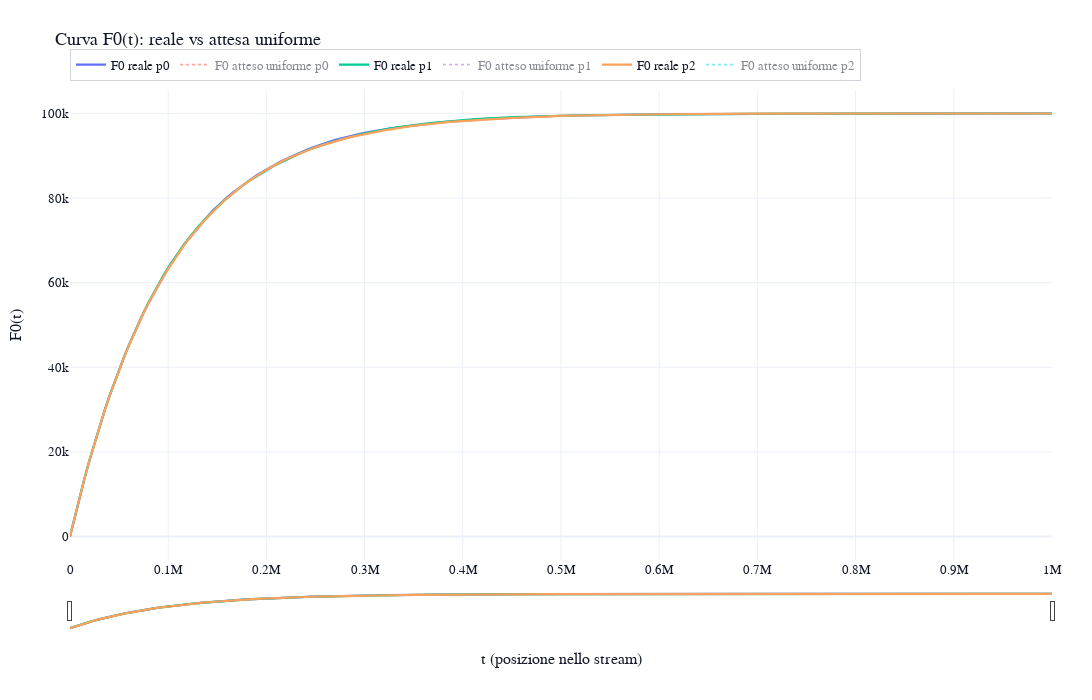
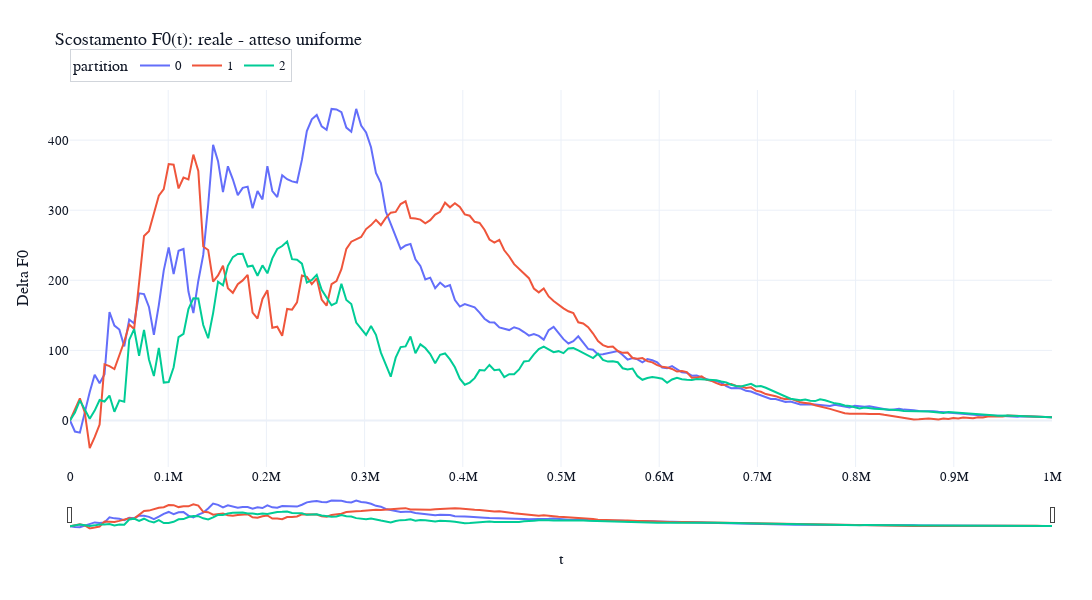

Source (notebook cell) for these figures, in order:
### Code cell
fig = go.Figure()
for part_idx in sorted(f0_curves['partition'].unique()):
    sdf = f0_curves[f0_curves['partition'] == part_idx].sort_values('t')
    fig.add_trace(go.Scatter(
        x=sdf['t'],
        y=sdf['f0_true'],
        mode='lines',
        name=f'F0 reale p{part_idx}',
        line=dict(width=2.2),
    ))
    fig.add_trace(go.Scatter(
        x=sdf['t'],
        y=sdf['f0_expected_uniform'],
        mode='lines',
        name=f'F0 atteso uniforme p{part_idx}',
        line=dict(width=1.8, dash='dot'),
        visible='legendonly',
    ))

fig.update_layout(**BASE_LAYOUT, width=1250, height=700, title='Curva F0(t): reale vs attesa uniforme')
fig.update_xaxes(title='t (posizione nello stream)', fixedrange=False, rangeslider=dict(visible=True, thickness=0.07))
fig.update_yaxes(title='F0(t)', fixedrange=False)
fig.show(config=PLOT_CONFIG)

# Scostamento quantitativo dalla curva attesa
f0_rmse = (
    f0_curves.assign(err=lambda df: df['f0_true'] - df['f0_expected_uniform'])
    .groupby('partition', as_index=False)
    .agg(rmse=('err', lambda s: float(np.sqrt(np.mean(np.square(s))))),
         max_abs_delta=('err', lambda s: float(np.max(np.abs(s)))))
)

display(f0_rmse)

fig = px.line(
    f0_curves,
    x='t',
    y='f0_delta',
    color='partition',
    title='Scostamento F0(t): reale - atteso uniforme',
)
fig.update_layout(**BASE_LAYOUT, width=1200, height=600)
fig.update_xaxes(title='t', fixedrange=False, rangeslider=dict(visible=True, thickness=0.07))
fig.update_yaxes(title='Delta F0', fixedrange=False)
fig.show(config=PLOT_CONFIG)

### Figure 1 — Plotly figure (JSON) as saved in the notebook; plotly's stock layout.template omitted (floating-point values rounded to 4 significant figures; data arrays with more than 128 entries replaced by an {"elided": "..."} marker saying what was removed)
{"data": [{"line": {"width": 2.2}, "mode": "lines", "name": "F0 reale p0", "type": "scatter", "x": {"elided": "200 int values"}, "y": {"elided": "200 float values"}}, {"line": {"dash": "dot", "width": 1.8}, "mode": "lines", "name": "F0 atteso uniforme p0", "type": "scatter", "visible": "legendonly", "x": {"elided": "200 int values"}, "y": {"elided": "200 float values"}}, {"line": {"width": 2.2}, "mode": "lines", "name": "F0 reale p1", "type": "scatter", "x": {"elided": "200 int values"}, "y": {"elided": "200 float values"}}, {"line": {"dash": "dot", "width": 1.8}, "mode": "lines", "name": "F0 atteso uniforme p1", "type": "scatter", "visible": "legendonly", "x": {"elided": "200 int values"}, "y": {"elided": "200 float values"}}, {"line": {"width": 2.2}, "mode": "lines", "name": "F0 reale p2", "type": "scatter", "x": {"elided": "200 int values"}, "y": {"elided": "200 float values"}}, {"line": {"dash": "dot", "width": 1.8}, "mode": "lines", "name": "F0 atteso uniforme p2", "type": "scatter", "visible": "legendonly", "x": {"elided": "200 int values"}, "y": {"elided": "200 float values"}}], "layout": {"font": {"color": "#111827", "family": "Arial", "size": 13}, "height": 700, "legend": {"bgcolor": "rgba(255,255,255,0.9)", "bordercolor": "#D1D5DB", "borderwidth": 1, "itemclick": "toggleothers", "orientation": "h", "x": 0, "xanchor": "left", "y": 1.02, "yanchor": "bottom"}, "margin": {"b": 70, "l": 70, "r": 40, "t": 90}, "title": {"text": "Curva F0(t): reale vs attesa uniforme"}, "width": 1250, "xaxis": {"fixedrange": false, "rangeslider": {"thickness": 0.07, "visible": true}, "title": {"text": "t (posizione nello stream)"}}, "yaxis": {"fixedrange": false, "title": {"text": "F0(t)"}}}}

### Figure 2 — Plotly figure (JSON) as saved in the notebook; plotly's stock layout.template omitted (floating-point values rounded to 4 significant figures; data arrays with more than 128 entries replaced by an {"elided": "..."} marker saying what was removed)
{"data": [{"hovertemplate": "partition=0<br>t=%{x}<br>f0_delta=%{y}<extra></extra>", "legendgroup": "0", "line": {"color": "#636efa", "dash": "solid"}, "marker": {"symbol": "circle"}, "mode": "lines", "name": "0", "orientation": "v", "showlegend": true, "type": "scatter", "x": {"elided": "200 int values"}, "xaxis": "x", "y": {"elided": "200 float values"}, "yaxis": "y"}, {"hovertemplate": "partition=1<br>t=%{x}<br>f0_delta=%{y}<extra></extra>", "legendgroup": "1", "line": {"color": "#EF553B", "dash": "solid"}, "marker": {"symbol": "circle"}, "mode": "lines", "name": "1", "orientation": "v", "showlegend": true, "type": "scatter", "x": {"elided": "200 int values"}, "xaxis": "x", "y": {"elided": "200 float values"}, "yaxis": "y"}, {"hovertemplate": "partition=2<br>t=%{x}<br>f0_delta=%{y}<extra></extra>", "legendgroup": "2", "line": {"color": "#00cc96", "dash": "solid"}, "marker": {"symbol": "circle"}, "mode": "lines", "name": "2", "orientation": "v", "showlegend": true, "type": "scatter", "x": {"elided": "200 int values"}, "xaxis": "x", "y": {"elided": "200 float values"}, "yaxis": "y"}], "layout": {"font": {"color": "#111827", "family": "Arial", "size": 13}, "height": 600, "legend": {"bgcolor": "rgba(255,255,255,0.9)", "bordercolor": "#D1D5DB", "borderwidth": 1, "itemclick": "toggleothers", "orientation": "h", "title": {"text": "partition"}, "tracegroupgap": 0, "x": 0, "xanchor": "left", "y": 1.02, "yanchor": "bottom"}, "margin": {"b": 70, "l": 70, "r": 40, "t": 90}, "title": {"text": "Scostamento F0(t): reale - atteso uniforme"}, "width": 1200, "xaxis": {"anchor": "y", "domain": [0, 1], "fixedrange": false, "rangeslider": {"thickness": 0.07, "visible": true}, "title": {"text": "t"}}, "yaxis": {"anchor": "x", "domain": [0, 1], "fixedrange": false, "title": {"text": "Delta F0"}}}}
